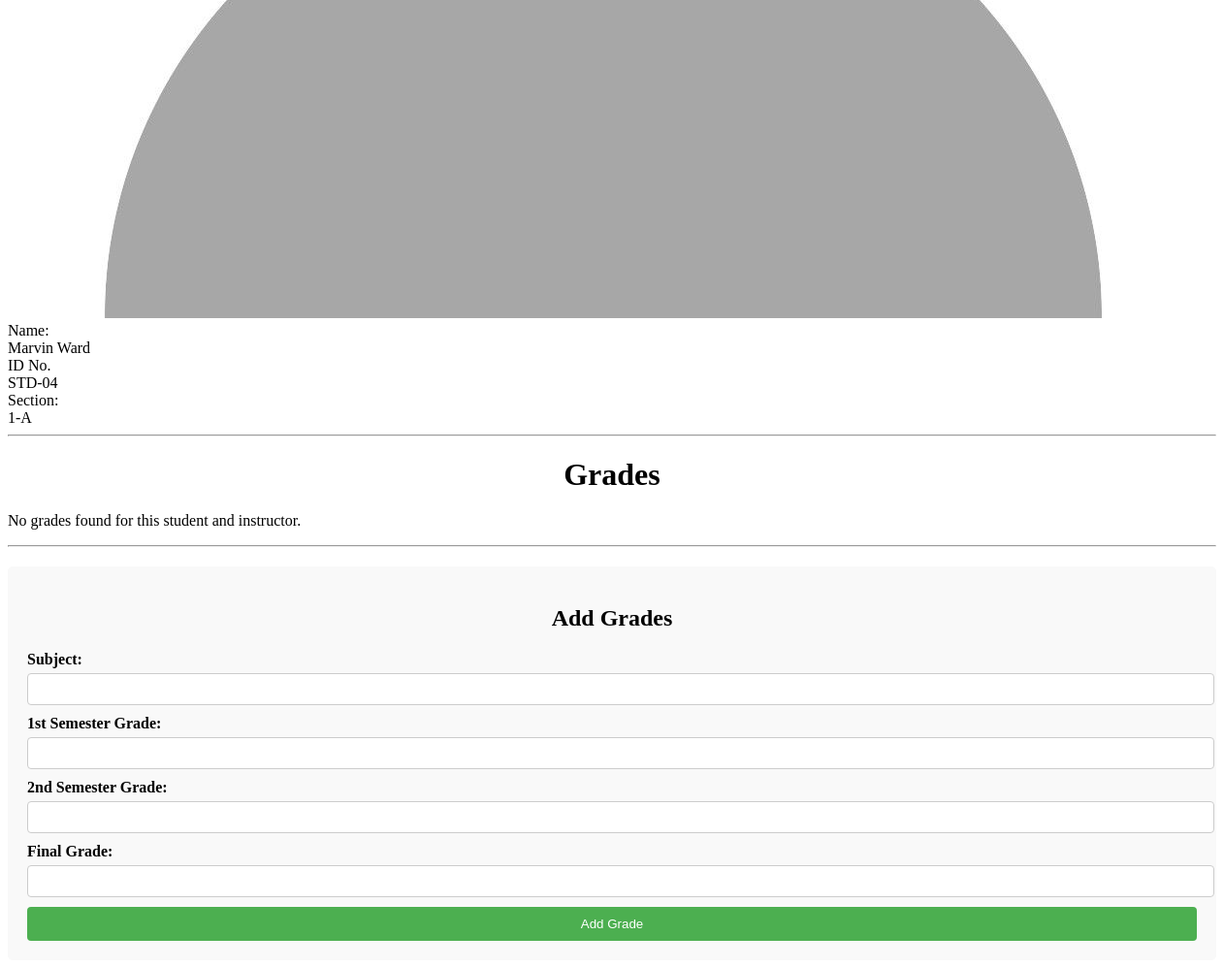
The app's page /instructor/modal_contentInst.php?userId=STD-04 (signed in, lower part), older data.
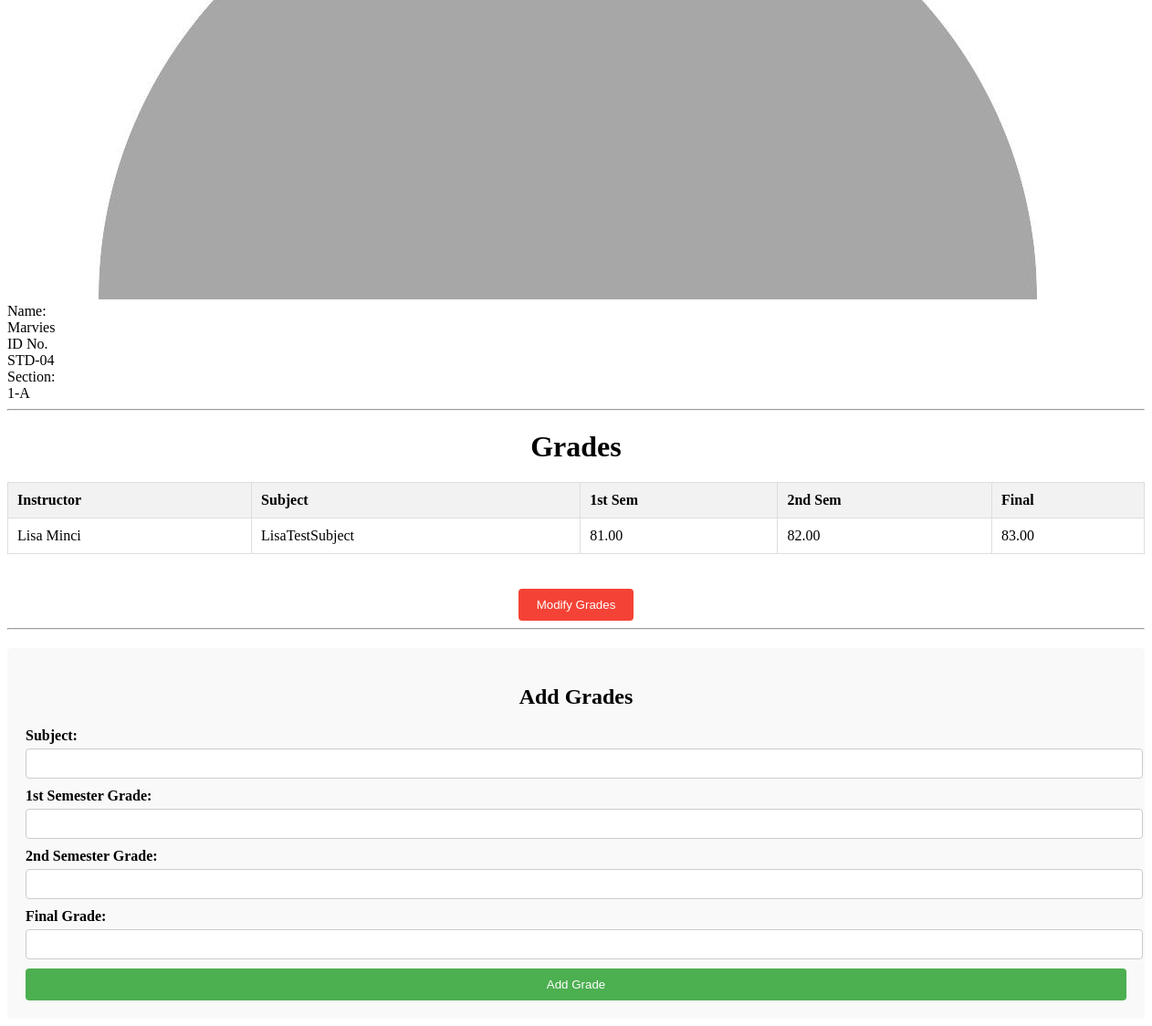
The same page, newer data.
### tables this page shows
CREATE TABLE `users` (
  `id` int(6) UNSIGNED NOT NULL,
  `full_name` varchar(255) NOT NULL,
  `IDNo` varchar(50) NOT NULL,
  `section` varchar(15) NOT NULL,
  `role` enum('student','instructor','admin') NOT NULL,
  `password` varchar(255) NOT NULL,
  `imgPath` varchar(100) NOT NULL,
  `created_at` timestamp NOT NULL DEFAULT current_timestamp()
);

CREATE TABLE `grades` (
  `id` int(11) NOT NULL,
  `instructor_id` int(11) NOT NULL,
  `student_id` int(11) NOT NULL,
  `year` int(11) NOT NULL,
  `subject` varchar(255) NOT NULL,
  `first_semester_grade` decimal(5,2) NOT NULL,
  `second_semester_grade` decimal(5,2) NOT NULL,
  `final_grade` decimal(5,2) NOT NULL
);

### instructor/modal_contentInst.php (the view, shortened to what this page needs)
<?php
$imgPath = "../assets/images/default.jpg";
if (isset($_GET['userId'])) {
    $userId = $_GET['userId'];
    $servername = "localhost";
    $username = "root";
    $password = "";
    $database = "strv";
    $conn = new mysqli($servername, $username, $password, $database);
    $userIdQuery = "SELECT id, full_name, IDNo, section, imgPath FROM users WHERE IDNo = ?";
    $stmtUserId = $conn->prepare($userIdQuery);
    $stmtUserId->bind_param("s", $userId);
    $stmtUserId->execute();
    $userIdResult = $stmtUserId->get_result();
    if ($userIdResult->num_rows > 0) {
        $userData = $userIdResult->fetch_assoc();
        $numericUserId = $userData['id'];
        $gradesSql = "SELECT g.*, u.full_name AS instructor_name
                      FROM grades g
                      JOIN users u ON g.instructor_id = u.id
                      WHERE g.student_id = ? AND g.instructor_id = ?";
        $stmtGrades = $conn->prepare($gradesSql);
        $stmtGrades->bind_param("ss", $numericUserId, $_SESSION['id']);
        $stmtGrades->execute();
        $gradesResult = $stmtGrades->get_result();
        if ($gradesResult->num_rows > 0) {
            $grades = $gradesResult->fetch_all(MYSQLI_ASSOC);
        }
    }
} else {
    echo "<p>Error: User ID not provided.</p>";
}
?>
<!DOCTYPE html>
<html lang="en">
<head>
</head>
<body>
    <div class="mainContainer">
        <header>
            <div class="imgContainer">
                <img src="<?php echo htmlspecialchars($imgPath); ?>" alt="student_image" class="mainIMG">
            </div>
            <div class="infoContainer">
                <div class="nameContainer">
                    <div class="info">Name:</div>
                    <?php echo isset($userData['full_name']) ? htmlspecialchars($userData['full_name']) : 'Student Not Found'; ?>
                </div>
                <div class="idContainer">
                    <div class="info">ID No.</div>
                    <?php echo isset($userData['IDNo']) ? htmlspecialchars($userData['IDNo']) : ''; ?>
                </div>
                <div class="sectionContainer">
                    <div class="info">Section:</div>
                    <?php echo isset($userData['section']) ? htmlspecialchars($userData['section']) : ''; ?>
                </div>
            </div>
        </header>
        <hr>
        <div class="content">
            <div class="gradesContainer">
                <h1>Grades</h1>
                <?php if (isset($grades) && !empty($grades)) : ?>
                    <div class="gradesTable">
                        <table id="gradesTable">
                            <tr>
                                <th>Instructor</th>
                                <th>Subject</th>
                                <th>1st Sem</th>
                                <th>2nd Sem</th>
                                <th>Final</th>
                            </tr>
                            <?php foreach ($grades as $grade) : ?>
                                <tr>
                                    <td><?php echo htmlspecialchars($grade['instructor_name']); ?></td>
                                    <td><?php echo htmlspecialchars($grade['subject']); ?></td>
                                    <td contenteditable="true"><?php echo htmlspecialchars($grade['first_semester_grade']); ?></td>
                                    <td contenteditable="true"><?php echo htmlspecialchars($grade['second_semester_grade']); ?></td>
                                    <td contenteditable="true"><?php echo htmlspecialchars($grade['final_grade']); ?></td>
                                </tr>
                            <?php endforeach; ?>
                        </table>
                        <br>
                        <button id="modifyBtn">Modify Grades</button>
                    </div>
                <?php else : ?>
                    <p>No grades found for this student and instructor.</p>
                <?php endif; ?>
                <hr>
                <form id="addGradesForm" action="add_grades.php" method="post">
                    <h2>Add Grades</h2>
                    <label for="subject">Subject:</label>
                    <input type="text" id="subject" name="subject" required>
                    <label for="firstSemesterGrade">1st Semester Grade:</label>
                    <input type="number" id="firstSemesterGrade" name="firstSemesterGrade" required>
                    <label for="secondSemesterGrade">2nd Semester Grade:</label>
                    <input type="number" id="secondSemesterGrade" name="secondSemesterGrade" required>
                    <label for="finalGrade">Final Grade:</label>
                    <input type="number" id="finalGrade" name="finalGrade" required>
                    <input type="submit" value="Add Grade">
                </form>
            </div>
        </div>
    </div>
</body>
</html>

Row changes from the older to the newer data that the page shows:
changed users "STD-04": full_name "Marvin Ward" → "Marvies"
added grades: users.full_name "Lisa Minci", subject "LisaTestSubject", first_semester_grade "81.00", second_semester_grade "82.00", final_grade "83.00"
Text that changed along with them:
text no longer shown: "No grades found for this student and instructor."
text now shown: "Instructor Subject 1st Sem 2nd Sem Final Modify Grades"
